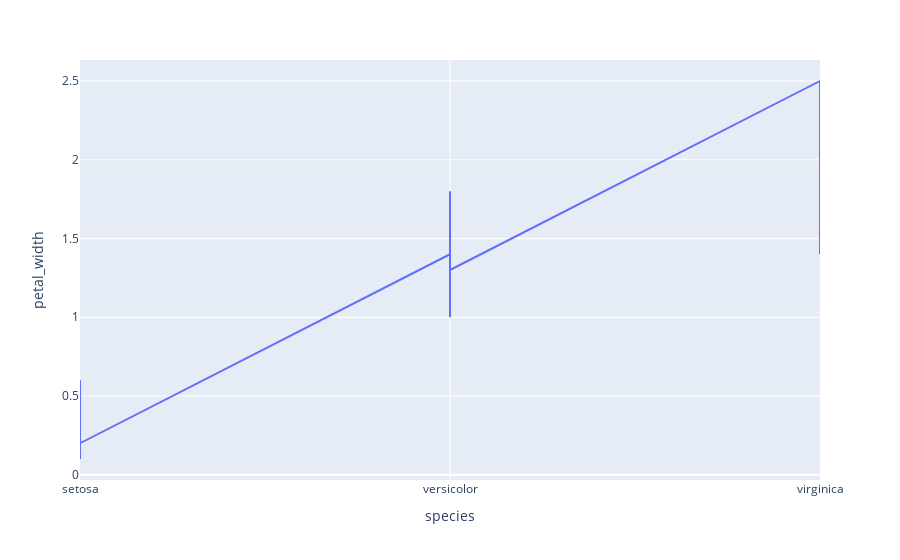

Source (notebook cell):
### Markdown cell above
### Plotting a line chart

### Code cell
# Your codes here...

import plotly.express as px 
 
# using the iris dataset
df = px.data.iris() 
 
# plotting the line chart
fig = px.line(df, x="species", y="petal_width")
 
# showing the plot
fig.show()

### Figure 1 — Plotly figure (JSON) as saved in the notebook; plotly's stock layout.template omitted (floating-point values rounded to 4 significant figures; data arrays with more than 128 entries replaced by an {"elided": "..."} marker saying what was removed)
{"data": [{"hovertemplate": "species=%{x}<br>petal_width=%{y}<extra></extra>", "legendgroup": "", "line": {"color": "#636efa", "dash": "solid"}, "marker": {"symbol": "circle"}, "mode": "lines", "name": "", "orientation": "v", "showlegend": false, "type": "scatter", "x": {"elided": "150 str values"}, "xaxis": "x", "y": {"elided": "150 float values"}, "yaxis": "y"}], "layout": {"legend": {"tracegroupgap": 0}, "margin": {"t": 60}, "xaxis": {"anchor": "y", "domain": [0, 1], "title": {"text": "species"}}, "yaxis": {"anchor": "x", "domain": [0, 1], "title": {"text": "petal_width"}}}}
